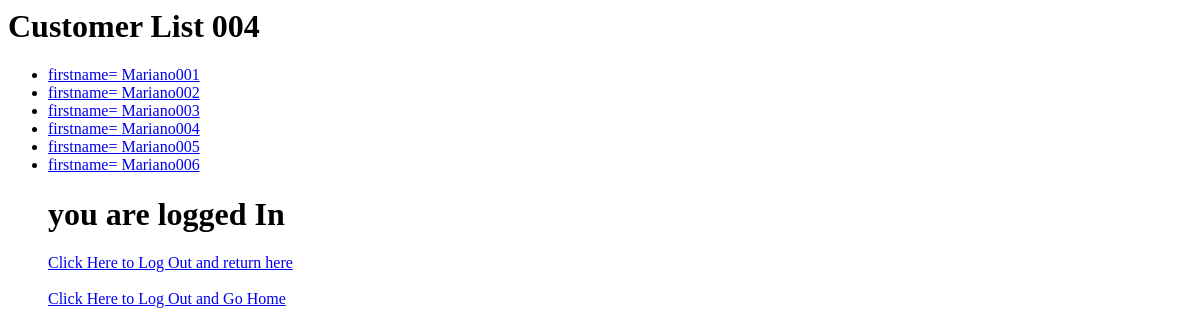
The page /customer/list (signed in) on the database as committed earlier.
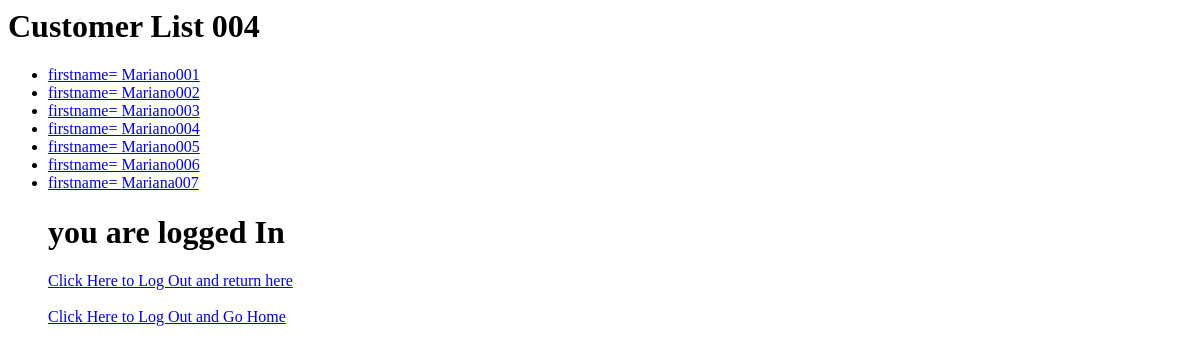
The same page on the database as committed later.
### customer/models.py (models this page shows, shortened)
class Customer(models.Model):
    firstname = models.CharField(max_length=200,default="-")
    username = models.CharField(max_length=100,unique=False, default="-")
    comments = models.CharField(max_length=200,default="-")
    password = models.CharField(max_length=100,default="-")
    passwordconfirm  = models.CharField(max_length=100,default="-")
    age = models.IntegerField(default=0)
    pass

### customer/views.py (the view)
# urls.py: path("list", views.CustomerList.as_view(), name='nm-customer-list'),
class CustomerList(ListView):
    model=Customer
    queryset=Customer.objects.all()
    template_name="customer/customer_list.html"
    context_object_name="customerlist"

### customer/templates/customer/customer_list.html
<h1>
      Customer List 004
</h1>
<ul>
    {%  if user.is_authenticated  %}
      {% for cus in  customerlist %}
            <li> <a href="/customer/update/{{ cus.id }}"> firstname= {{ cus.firstname }} </a> </li>
      {% endfor %}
    <h1> you are logged In </h1>
    <a href="{% url 'logout' %}?next={{ request.path }}">Click Here to Log Out and return here</a>
    <br/><br/>
    <a href="{% url 'logout' %}">Click Here to Log Out and Go Home</a>
    {%  else    %}
    <h1> you are logged OUT </h1>
    <a href="{% url 'login' %}?next={{ request.path }} ">Click Here to Login and come back here </a>
    <br/><br/>
    <a href="{% url 'login' %}">Click Here to Login and Go Home Page  </a>
    {% endif %}
</ul>

Rows that differ between the two databases and show on the page:
added Customer: firstname "Mariana007"
